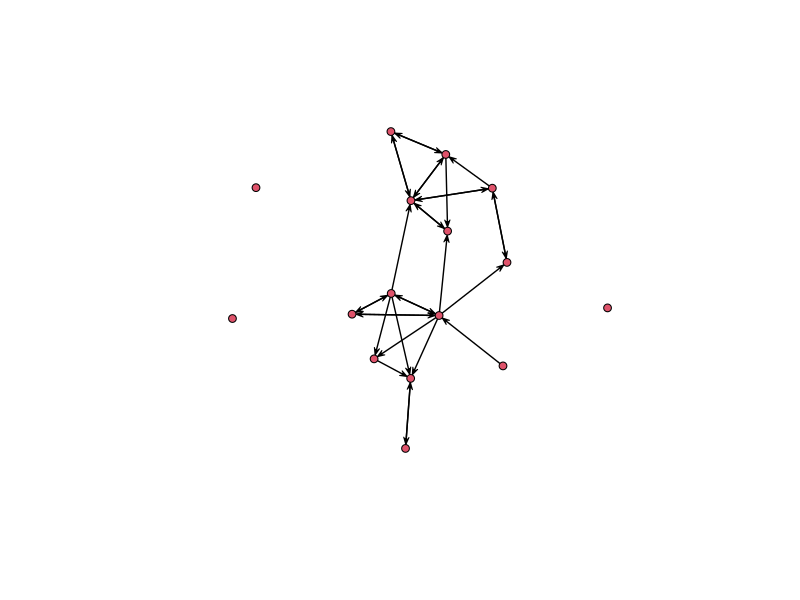
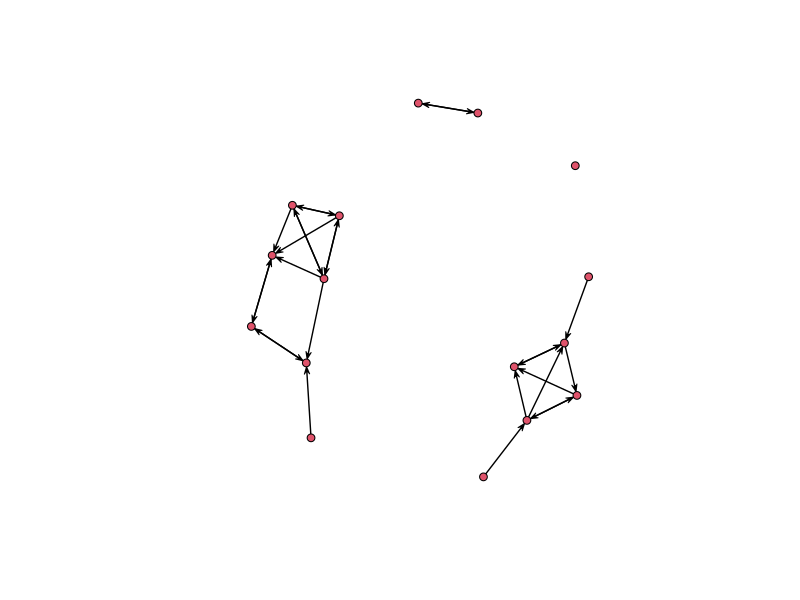
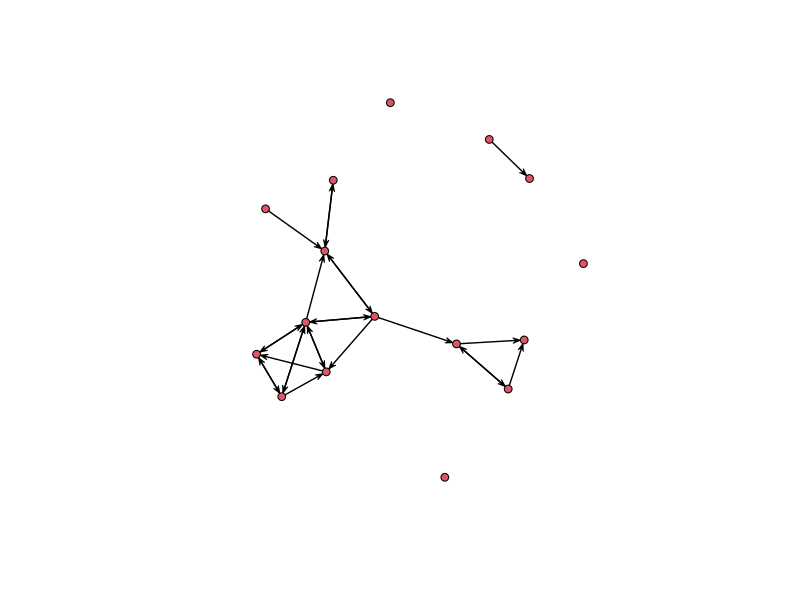
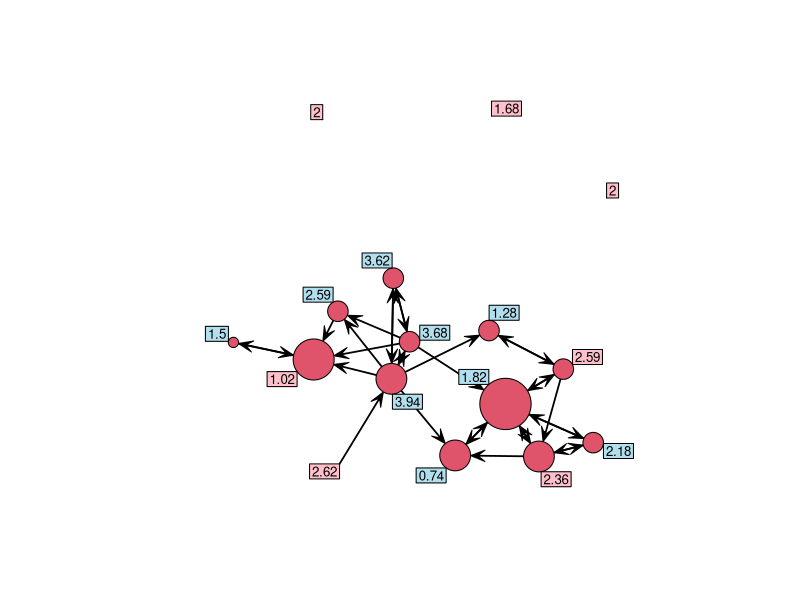
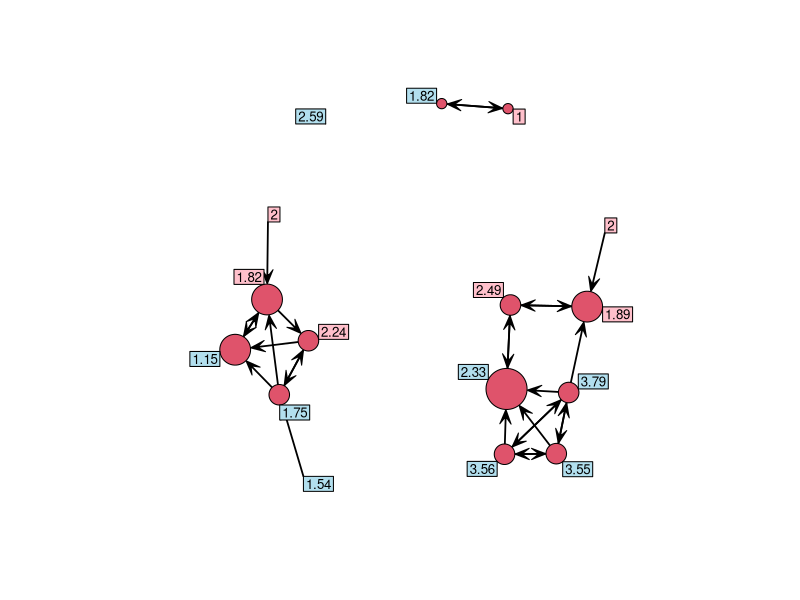
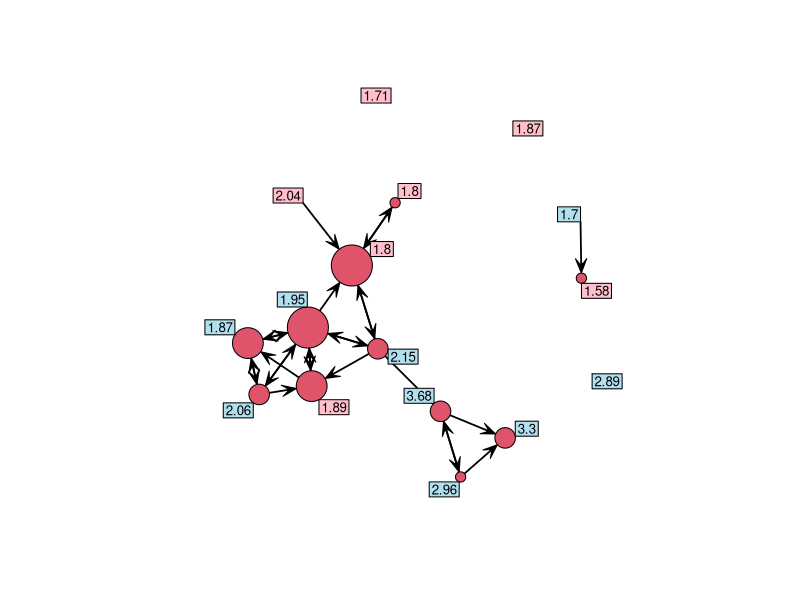
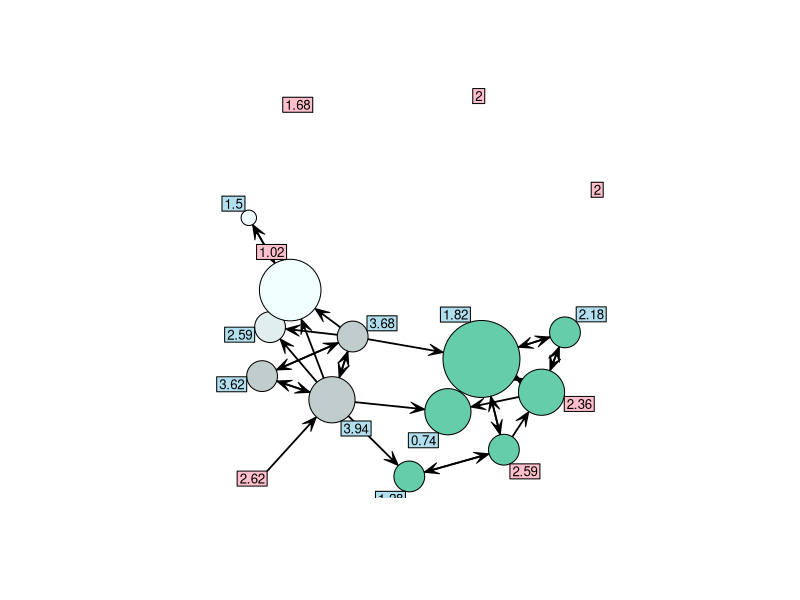
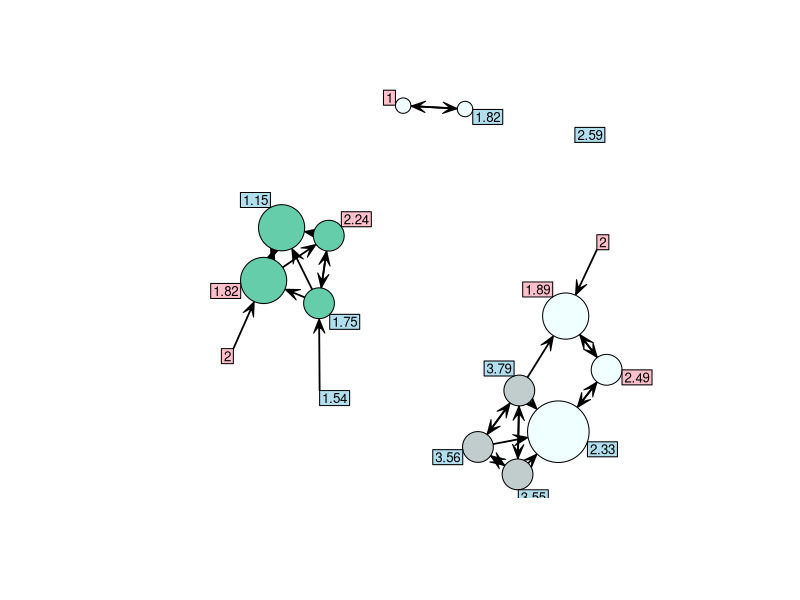

Reproduce these figures in R, in order. (Note: this script raises an error after producing the figures.)
###############################################################################
#
# CoEvalModel.R: Routines to run essential network analysis and visualizations
#                in R.
# Author: Kemal Akkoyun
# Date: Jun 5, 2013
#
#
# Created by Kemal Akkoyun on 6/5/13.
# Copyright (c) 2013 Kemal Akkoyun. All rights reserved.
#
# This file is part of CoEvalModel.
# CoEvalModel is free software: you can redistribute it and/or modify
# it under the terms of the GNU General Public License as published by
# the Free Software Foundation, either version 3 of the License, or
# (at your option) any later version.
#
# Simple DHT is distributed in the hope that it will be useful,
# but WITHOUT ANY WARRANTY; without even the implied warranty of
# MERCHANTABILITY or FITNESS FOR A PARTICULAR PURPOSE.  See the
# GNU General Public License for more details.
#
# You should have received a copy of the GNU General Public License
# along with CoEvalModel.  If not, see <http://www.gnu.org/licenses/>.
#
###############################################################################

library(sna)
library(network)

Leisure2010 <- read.csv("Input/Leisure2010.csv", sep = "\t", header = FALSE, stringsAsFactors =F)
Leisure2011 <- read.csv("Input/Leisure2011.csv", sep = "\t", header = FALSE, stringsAsFactors =F)
Leisure2012 <- read.csv("Input/Leisure2012.csv", sep = "\t", header = FALSE, stringsAsFactors =F)

nvertices <- length(Leisure2010)

mLeisure2010 <- as.matrix(Leisure2010[,1:nvertices])
mLeisure2011 <- as.matrix(Leisure2011[,1:nvertices])
mLeisure2012 <- as.matrix(Leisure2012[,1:nvertices])

gLeisure2010 <- as.network.matrix(mLeisure2010, matrix.type="adjacency")
plot(gLeisure2010)
gLeisure2011 <- as.network.matrix(mLeisure2011, matrix.type="adjacency")
plot(gLeisure2011)
gLeisure2012 <- as.network.matrix(mLeisure2012, matrix.type="adjacency")
plot(gLeisure2012)

Hometown <- read.csv("Input/HomeTown.csv", header = FALSE)
GPA <- read.csv("Input/GPA.csv", header = FALSE)
Gender <- read.csv("Input/Gender.csv", header = FALSE)

updateNetwork <-function(Network, Attributes, Name){
	Network %v% Name <- as.vector(Attributes)
	Network
	}
updateNetworkGPA <-function(Network, Attributes){
	GPA <- as.vector(Attributes)
	Network %v% 'GPA' <- as.numeric(GPA)
	Network
	}

gLeisure2010 <- updateNetwork(gLeisure2010, Hometown, 'Hometown')
gLeisure2010 <- updateNetwork(gLeisure2010, Gender, 'Gender')
gLeisure2010 <- updateNetworkGPA(gLeisure2010, GPA$V1)
gLeisure2011 <- updateNetwork(gLeisure2011, Hometown, 'Hometown')
gLeisure2011 <- updateNetwork(gLeisure2011, Gender, 'Gender')
gLeisure2011 <- updateNetworkGPA(gLeisure2011, GPA$V2)
gLeisure2012 <- updateNetwork(gLeisure2012, Hometown, 'Hometown')
gLeisure2012 <- updateNetwork(gLeisure2012, Gender, 'Gender')
gLeisure2012 <- updateNetworkGPA(gLeisure2012, GPA$V3)

summary(gLeisure2010)
summary(gLeisure2011)
summary(gLeisure2012)


AttributesLeisure2010 <- cbind(Hometown, Gender, GPA$V1)
colnames(AttributesLeisure2010) <- c('Hometown','Gender','GPA')
AttributesLeisure2011 <- cbind(Hometown, Gender, GPA$V2)
colnames(AttributesLeisure2011) <- c('Hometown','Gender','GPA')
AttributesLeisure2012 <- cbind(Hometown, Gender, GPA$V3)
colnames(AttributesLeisure2012) <- c('Hometown','Gender','GPA')

getNodeCentralities <- function(Attributes, Network){
	Attributes$Total.Degree <- degree(Network)
	Attributes$In.Degree <- degree(Network, cmode = 'indegree')
	Attributes$Out.Degree <- degree(Network, cmode = 'outdegree')
	Attributes$Betweenness <- betweenness(Network)
	Attributes$Closeness <- closeness(Network)
	Attributes
	}

AttributesLeisure2010 <- getNodeCentralities(AttributesLeisure2010, gLeisure2010)
AttributesLeisure2011 <- getNodeCentralities(AttributesLeisure2011, gLeisure2011)
AttributesLeisure2012 <- getNodeCentralities(AttributesLeisure2012, gLeisure2012)

#Network Visualisation
visualizeNetwork <- function(Network, Attributes, nvertices, fname){
	vsize <- Attributes$In.Degree / 1.5
	#You might need to play with the number for a better visualization.
	for (i in 1:nvertices){
		Attributes$Gender.Color[i]  <- 'grey'
		if (Attributes$Gender[i] == 0 ) Attributes$Gender.Color[i]  <- 'lightblue2'
		if (Attributes$Gender[i] == 1 ) Attributes$Gender.Color[i]  <- 'pink'
		}
	Network %v% 'Gender.Color' <- as.vector(Attributes$Gender.Color)
	png(fname, width = 1024, height = 1024, pointsize=24)
	gplot(Network, gmode = 'digraph', label=Network%v%'GPA', label.cex = 0.8, boxed.labels = T, vertex.cex = vsize, label.bg = Network%v%'Gender.Color')
	dev.off()
	Network
	}

gLeisure2010 <- visualizeNetwork(gLeisure2010, AttributesLeisure2010, nvertices, "Output/Leisure2010_InDegree.png")
gLeisure2011 <- visualizeNetwork(gLeisure2011, AttributesLeisure2011, nvertices, "Output/Leisure2011_InDegree.png")
gLeisure2012 <- visualizeNetwork(gLeisure2012, AttributesLeisure2012, nvertices, "Output/Leisure2012_InDegree.png")

computeNetworkLevelMeasures <- function(Network, Attributes){
	Network %n% 'Density' <- gden(Network)
	Network %n% 'Centralization.Degree' <- centralization(Network, degree)
	Network %n% 'Centralization.Closeness' <- centralization(Network, closeness)
	Network %n% 'Centralization.Betweenness' <- centralization(Network, betweenness)
	Network %n% 'Transitivity (CC)' <- gtrans(Network)
	Network %n% 'Reciprocity.Dyadic' <- grecip(Network)
	Network %n% 'Reciprocity.Edgewise' <- grecip(Network, measure ='edgewise')
	Network %n% 'Components.Strong' <- components(Network)
	Network %n% 'Components.Weak' <- components(Network, connected ='weak')
	Network
	}

gLeisure2010 <- computeNetworkLevelMeasures(gLeisure2010, AttributesLeisure2010)
gLeisure2011 <- computeNetworkLevelMeasures(gLeisure2011, AttributesLeisure2011)
gLeisure2012 <- computeNetworkLevelMeasures(gLeisure2012, AttributesLeisure2012)

AttributesLeisure2010$Component.Membership <- component.dist(gLeisure2010)$membership
AttributesLeisure2011$Component.Membership <- component.dist(gLeisure2011)$membership
AttributesLeisure2012$Component.Membership <- component.dist(gLeisure2012)$membership

visualizeNetworkComponents <- function(Network, Attributes, nvertices, fname, sizes, ratio = 15){
	vsize <- sizes / ratio
	for (i in 1:nvertices){
		Attributes$Gender.Color[i]  <- 'grey'
		if (Attributes$Gender[i] == '0' ) Attributes$Gender.Color[i]  <- 'lightblue2'
		if (Attributes$Gender[i] == '1' ) Attributes$Gender.Color[i]  <- 'pink'
		}
	Network %v% 'Gender.Color' <- as.vector(Attributes$Gender.Color)
	colors <- colors()
	for (i in 1:nvertices){
		c <- Attributes$Component.Membership[i] + 10
		#a simple yet not so robust color assignment, correct it later.
		Attributes$Component.Color[i]  <- colors[c]
		}
	png(fname, width = 1024, height = 1024, pointsize=24)
	gplot(Network, gmode = 'digraph', label=Network%v%'GPA',
		label.cex = 0.8, boxed.labels = T, vertex.cex = vsize,
		label.bg = Network%v%'Gender.Color',
		vertex.col = Attributes$Component.Color)
	dev.off()
	Network
	}

gLeisure2010 <- visualizeNetworkComponents(gLeisure2010, AttributesLeisure2010, nvertices, "Output/Leisure2010_InDeg_Components.png", AttributesLeisure2010$In.Degree, 1)
gLeisure2011 <- visualizeNetworkComponents(gLeisure2011, AttributesLeisure2011, nvertices, "Output/Leisure2011_InDeg_Components.png", AttributesLeisure2011$In.Degree, 1)
gLeisure2012 <- visualizeNetworkComponents(gLeisure2012, AttributesLeisure2012, nvertices, "Output/Leisure2012_InDeg_Components.png", AttributesLeisure2012$In.Degree, 1)


######### Results are to be tabulated ############

##### The Linear Model (Linear Regression) Testing: ######
extractValues <- function(GroupVector, type, ValueVector, initvalue){
	values <-c(initvalue)
	n <- length(GroupVector)
	for (i in 1:n){
		if (GroupVector[i] == type){values <- c(values, ValueVector[i])}
		}
	values[-1]
	}

males <- extractValues(AttributesLeisure2011$Gender, 0, AttributesLeisure2011$GPA, 0)
females <- extractValues(AttributesLeisure2011$Gender, 1, AttributesLeisure2011$GPA, 0)
wilcox.test(males, females)
# Result:
# data:  males and females
# W = 38.5, p-value = 0.4908

#1. GPA i yüksek olanlar olmayanlara göre daha sosyal (2010)
cor(AttributesLeisure2010$GPA, AttributesLeisure2010$Out.Degree)
# 0.6522856
model <- lm(AttributesLeisure2010$GPA ~ AttributesLeisure2010$Out.Degree)
summary(model)
# Call:
# lm(formula = AttributesLeisure2010$GPA ~ AttributesLeisure2010$Out.Degree)
# Residuals:
#      Min       1Q   Median       3Q      Max
# -1.17004 -0.46504  0.05632  0.42725  1.37267
# Coefficients:
#                                  Estimate Std. Error t value Pr(>|t|)
# (Intercept)                        1.5727     0.2734   5.752    5e-05 ***
# AttributesLeisure2010$Out.Degree   0.3373     0.1048   3.220  0.00617 **
# ---
# Signif. codes:  0 ‘***’ 0.001 ‘**’ 0.01 ‘*’ 0.05 ‘.’ 0.1 ‘ ’ 1
# Residual standard error: 0.7328 on 14 degrees of freedom
# Multiple R-squared:  0.4255,	Adjusted R-squared:  0.3844
# F-statistic: 10.37 on 1 and 14 DF,  p-value: 0.006171

#2. GPA i yüksek olanların sosyallik durumu geçtiğimiz 2010 senesine göre daha fazla (2011)
cor(AttributesLeisure2011$GPA, AttributesLeisure2011$Out.Degree)
# 0.6504846
model <- lm(AttributesLeisure2011$GPA ~ AttributesLeisure2011$Out.Degree)
summary(model)
# Call:
# lm(formula = AttributesLeisure2011$GPA ~ AttributesLeisure2011$Out.Degree)
# Residuals:
#     Min      1Q  Median      3Q     Max
# -1.1196 -0.3935  0.0628  0.4317  1.2052
# Coefficients:
#                                  Estimate Std. Error t value Pr(>|t|)
# (Intercept)                        1.3848     0.3065   4.519 0.000482 ***
# AttributesLeisure2011$Out.Degree   0.4949     0.1544   3.205 0.006363 **
# ---
# Signif. codes:  0 ‘***’ 0.001 ‘**’ 0.01 ‘*’ 0.05 ‘.’ 0.1 ‘ ’ 1
# Residual standard error: 0.6449 on 14 degrees of freedom
# Multiple R-squared:  0.4231,	Adjusted R-squared:  0.3819
# F-statistic: 10.27 on 1 and 14 DF,  p-value: 0.006363

#2. GPA in cinsiyet ile ilişkisi yok. (2011)
cor(AttributesLeisure2012$GPA, AttributesLeisure2012$Gender)
# -0.5586827
model <- lm(AttributesLeisure2012$GPA ~ AttributesLeisure2012$Gender)
summary(model)
# Call:
# lm(formula = AttributesLeisure2012$GPA ~ AttributesLeisure2012$Gender)
# Residuals:
#      Min       1Q   Median       3Q      Max
# -0.80667 -0.37917 -0.01286  0.26619  1.17333
# Coefficients:
#                              Estimate Std. Error t value Pr(>|t|)
# (Intercept)                    2.5067     0.1821   13.77 1.57e-09 ***
# AttributesLeisure2012$Gender  -0.6938     0.2753   -2.52   0.0245 *
# ---
# Signif. codes:  0 ‘***’ 0.001 ‘**’ 0.01 ‘*’ 0.05 ‘.’ 0.1 ‘ ’ 1
# Residual standard error: 0.5462 on 14 degrees of freedom
# Multiple R-squared:  0.3121,	Adjusted R-squared:  0.263
# F-statistic: 6.353 on 1 and 14 DF,  p-value: 0.02448

write.csv(AttributesLeisure2010, 'Output/AttributesLeisure2010.csv', row.names = FALSE)
write.csv(AttributesLeisure2011, 'Output/AttributesLeisure2011.csv', row.names = FALSE)
write.csv(AttributesLeisure2012, 'Output/AttributesLeisure2012.csv', row.names = FALSE)
